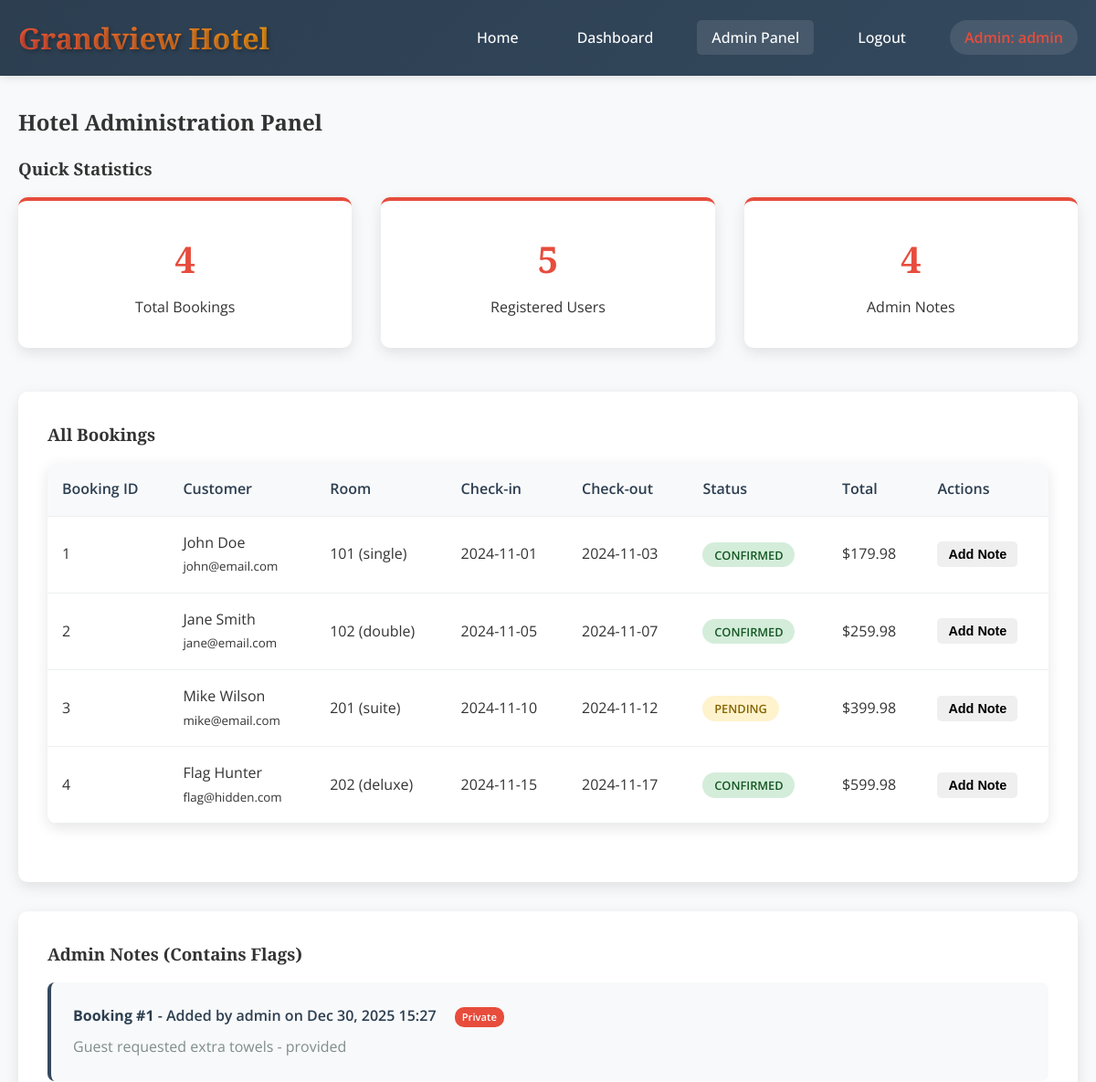
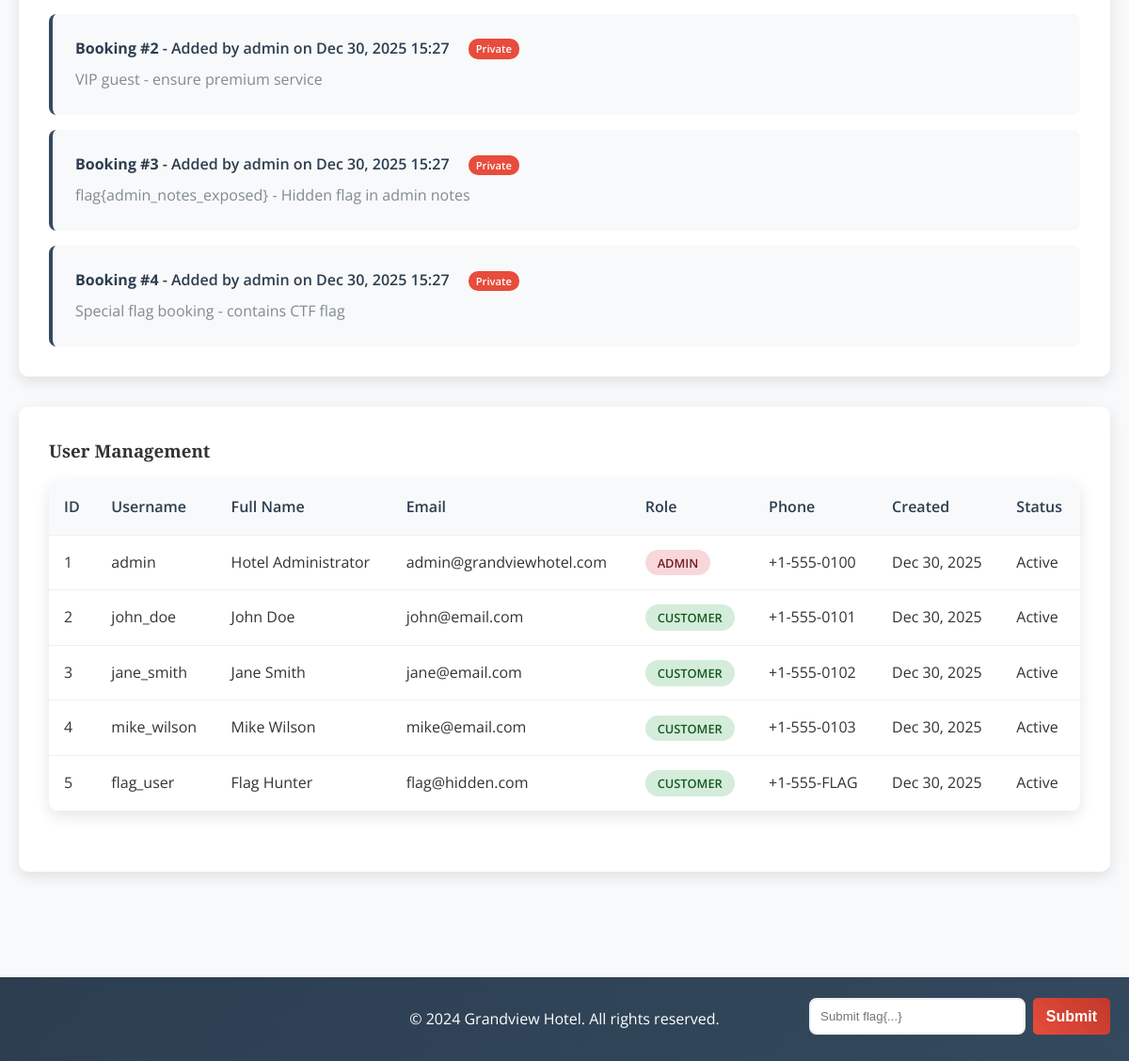
/admin.php (signed in), run on the app's committed database (2 pictures, top to bottom).
### tables this page shows
CREATE TABLE bookings (
    id INT AUTO_INCREMENT PRIMARY KEY,
    user_id INT NOT NULL,
    room_id INT NOT NULL,
    check_in DATE NOT NULL,
    check_out DATE NOT NULL,
    guests INT DEFAULT 1,
    total_price DECIMAL(10,2) NOT NULL,
    booking_status ENUM('pending', 'confirmed', 'cancelled', 'completed') DEFAULT 'pending',
    special_requests TEXT,
    created_at TIMESTAMP DEFAULT CURRENT_TIMESTAMP,
    FOREIGN KEY (user_id) REFERENCES users(id),
    FOREIGN KEY (room_id) REFERENCES rooms(id)
);

CREATE TABLE users (
    id INT AUTO_INCREMENT PRIMARY KEY,
    username VARCHAR(50) NOT NULL UNIQUE,
    password VARCHAR(255) NOT NULL,
    email VARCHAR(100) NOT NULL,
    role ENUM('admin', 'customer') DEFAULT 'customer',
    full_name VARCHAR(100) NOT NULL,
    phone VARCHAR(20),
    created_at TIMESTAMP DEFAULT CURRENT_TIMESTAMP,
    is_active BOOLEAN DEFAULT TRUE
);

CREATE TABLE rooms (
    id INT AUTO_INCREMENT PRIMARY KEY,
    room_number VARCHAR(10) NOT NULL UNIQUE,
    room_type ENUM('single', 'double', 'suite', 'deluxe') NOT NULL,
    price DECIMAL(10,2) NOT NULL,
    description TEXT,
    amenities TEXT,
    max_occupancy INT DEFAULT 2,
    is_available BOOLEAN DEFAULT TRUE,
    image_url VARCHAR(255)
);

CREATE TABLE admin_notes (
    id INT AUTO_INCREMENT PRIMARY KEY,
    booking_id INT NOT NULL,
    admin_id INT NOT NULL,
    note_content TEXT NOT NULL,
    is_private BOOLEAN DEFAULT TRUE,
    created_at TIMESTAMP DEFAULT CURRENT_TIMESTAMP,
    FOREIGN KEY (booking_id) REFERENCES bookings(id),
    FOREIGN KEY (admin_id) REFERENCES users(id)
);

### admin.php (the view, shortened to what this page needs)
<?php
$pdo = getDBConnection();
$bookings_query = "SELECT b.*, r.room_number, r.room_type, u.username, u.full_name, u.email
                   FROM bookings b
                   JOIN rooms r ON b.room_id = r.id
                   JOIN users u ON b.user_id = u.id
                   ORDER BY b.created_at DESC";
$stmt = $pdo->prepare($bookings_query);
$stmt->execute();
$all_bookings = $stmt->fetchAll(PDO::FETCH_ASSOC);
$notes_query = "SELECT an.*, b.id as booking_id, u.username as admin_username
                FROM admin_notes an
                JOIN bookings b ON an.booking_id = b.id
                JOIN users u ON an.admin_id = u.id
                ORDER BY an.created_at DESC";
$notes_stmt = $pdo->prepare($notes_query);
$notes_stmt->execute();
$admin_notes = $notes_stmt->fetchAll(PDO::FETCH_ASSOC);
$users_query = "SELECT * FROM users ORDER BY created_at DESC";
$users_stmt = $pdo->prepare($users_query);
$users_stmt->execute();
$all_users = $users_stmt->fetchAll(PDO::FETCH_ASSOC);
?>
<!DOCTYPE html>
<html lang="en">
<head>
    <link rel="stylesheet" href="css/style.css">
</head>
<body>
    <header class="header">
        <nav class="navbar">
            <div class="nav-container">
                <div class="nav-logo">
                    <h1><a href="index.php"><?php echo SITE_NAME; ?></a></h1>
                </div>
                <ul class="nav-menu">
                    <li><a href="index.php" class="nav-link">Home</a></li>
                    <li><a href="dashboard.php" class="nav-link">Dashboard</a></li>
                    <li><a href="admin.php" class="nav-link active">Admin Panel</a></li>
                    <li><a href="logout.php" class="nav-link">Logout</a></li>
                    <li><span class="user-greeting">Admin: <?php echo htmlspecialchars($_SESSION['username']); ?></span></li>
                </ul>
            </div>
        </nav>
    </header>
    <main class="main-content">
        <div class="container">
            <h2>Hotel Administration Panel</h2>
            <div class="admin-stats">
                <h3>Quick Statistics</h3>
                <div class="stats-grid">
                    <div class="stat-item">
                        <h4><?php echo count($all_bookings); ?></h4>
                        <p>Total Bookings</p>
                    </div>
                    <div class="stat-item">
                        <h4><?php echo count($all_users); ?></h4>
                        <p>Registered Users</p>
                    </div>
                    <div class="stat-item">
                        <h4><?php echo count($admin_notes); ?></h4>
                        <p>Admin Notes</p>
                    </div>
                </div>
            </div>
            <div class="bookings-management">
                <h3>All Bookings</h3>
                <div class="table-container">
                    <table class="admin-table">
                        <thead>
                            <tr>
                                <th>Booking ID</th>
                                <th>Customer</th>
                                <th>Room</th>
                                <th>Check-in</th>
                                <th>Check-out</th>
                                <th>Status</th>
                                <th>Total</th>
                                <th>Actions</th>
                            </tr>
                        </thead>
                        <tbody>
                            <?php foreach ($all_bookings as $booking): ?>
                                <tr>
                                    <td><?php echo $booking['id']; ?></td>
                                    <td>
                                        <?php echo htmlspecialchars($booking['full_name']); ?><br>
                                        <small><?php echo htmlspecialchars($booking['email']); ?></small>
                                    </td>
                                    <td><?php echo htmlspecialchars($booking['room_number']); ?> (<?php echo $booking['room_type']; ?>)</td>
                                    <td><?php echo $booking['check_in']; ?></td>
                                    <td><?php echo $booking['check_out']; ?></td>
                                    <td><span class="status status-<?php echo $booking['booking_status']; ?>"><?php echo ucfirst($booking['booking_status']); ?></span></td>
                                    <td>$<?php echo number_format($booking['total_price'], 2); ?></td>
                                    <td>
                                        <button onclick="showNoteForm(<?php echo $booking['id']; ?>)" class="btn btn-sm">Add Note</button>
                                    </td>
                                </tr>
                            <?php endforeach; ?>
                        </tbody>
                    </table>
                </div>
            </div>
            <div class="admin-notes-section">
                <h3>Admin Notes (Contains Flags)</h3>
                <div class="notes-container">
                    <?php foreach ($admin_notes as $note): ?>
                        <div class="note-item">
                            <div class="note-header">
                                <strong>Booking #<?php echo $note['booking_id']; ?></strong> -
                                Added by <?php echo htmlspecialchars($note['admin_username']); ?>
                                on <?php echo date('M j, Y H:i', strtotime($note['created_at'])); ?>
                                <?php if ($note['is_private']): ?>
                                    <span class="private-badge">Private</span>
                                <?php endif; ?>
                            </div>
                            <div class="note-content">
                                <?php echo htmlspecialchars($note['note_content']); ?>
                            </div>
                        </div>
                    <?php endforeach; ?>
                </div>
            </div>
            <div class="users-management">
                <h3>User Management</h3>
                <div class="table-container">
                    <table class="admin-table">
                        <thead>
                            <tr>
                                <th>ID</th>
                                <th>Username</th>
                                <th>Full Name</th>
                                <th>Email</th>
                                <th>Role</th>
                                <th>Phone</th>
                                <th>Created</th>
                                <th>Status</th>
                            </tr>
                        </thead>
                        <tbody>
                            <?php foreach ($all_users as $user): ?>
                                <tr>
                                    <td><?php echo $user['id']; ?></td>
                                    <td><?php echo htmlspecialchars($user['username']); ?></td>
                                    <td><?php echo htmlspecialchars($user['full_name']); ?></td>
                                    <td><?php echo htmlspecialchars($user['email']); ?></td>
                                    <td><span class="role-badge role-<?php echo $user['role']; ?>"><?php echo ucfirst($user['role']); ?></span></td>
                                    <td><?php echo htmlspecialchars($user['phone']); ?></td>
                                    <td><?php echo date('M j, Y', strtotime($user['created_at'])); ?></td>
                                    <td><?php echo $user['is_active'] ? 'Active' : 'Inactive'; ?></td>
                                </tr>
                            <?php endforeach; ?>
                        </tbody>
                    </table>
                </div>
            </div>
        </div>
    </main>
    <footer class="footer">
        <div class="container">
            <p>&copy; 2024 <?php echo SITE_NAME; ?>. All rights reserved.</p>
        </div>
    </footer>
	<?php include 'flag_widget.php'; ?>
</body>
</html>

### flag_widget.php (shortened to what this page needs)
<div class="flag-widget">
	<form method="POST" action="flag_handler.php" class="flag-form">
		<input type="text" name="flag" placeholder="Submit flag{...}" class="flag-input" />
		<button type="submit" class="btn btn-primary btn-flag">Submit</button>
	</form>
</div>

### css/style.css (style rules this page uses)
* { margin: 0; padding: 0; box-sizing: border-box; }
body { font-family: 'Open Sans', sans-serif; line-height: 1.6; color: #333; background-color: #f8f9fa; }
h1, h2, h3, h4, h5, h6 { font-family: 'Playfair Display', serif; margin-bottom: 1rem; }
a { text-decoration: none; color: inherit; }
.container { max-width: 1200px; margin: 0 auto; padding: 0 20px; }
.header { background: linear-gradient(135deg, #2c3e50 0%, #34495e 100%); color: white; padding: 1rem 0; box-shadow: 0 2px 10px rgba(0,0,0,0.1); position: sticky; top: 0; z-index: 1000; }
.navbar { width: 100%; }
.nav-container { display: flex; justify-content: space-between; align-items: center; max-width: 1200px; margin: 0 auto; padding: 0 20px; }
.nav-logo h1 { font-size: 2rem; font-weight: 700; margin: 0; background: linear-gradient(45deg, #e74c3c, #f39c12); background-clip: text; -webkit-background-clip: text; -webkit-text-fill-color: transparent; text-shadow: 2px 2px 4px rgba(0,0,0,0.3); }
.nav-logo h1 a { color: inherit; }
.nav-menu { display: flex; list-style: none; align-items: center; gap: 2rem; }
.nav-link { color: white; font-weight: 500; padding: 0.5rem 1rem; border-radius: 5px; transition: all 0.3s ease; }
.nav-link:hover, .nav-link.active { background-color: rgba(255,255,255,0.1); transform: translateY(-2px); }
.user-greeting { color: #e74c3c; font-weight: 600; padding: 0.5rem 1rem; background: rgba(255,255,255,0.1); border-radius: 20px; }
.btn { display: inline-block; padding: 12px 24px; border: none; border-radius: 5px; font-size: 1rem; font-weight: 600; text-align: center; cursor: pointer; transition: all 0.3s ease; text-decoration: none; }
.btn-primary { background: linear-gradient(45deg, #e74c3c, #c0392b); color: white; }
.btn-sm { padding: 6px 12px; font-size: 0.9rem; }
.main-content { min-height: calc(100vh - 200px); padding: 2rem 0; }
.status { padding: 0.3rem 0.8rem; border-radius: 20px; font-size: 0.8rem; font-weight: 600; text-transform: uppercase; }
.status-pending { background: #fff3cd; color: #856404; }
.status-confirmed { background: #d4edda; color: #155724; }
.admin-stats { margin-bottom: 3rem; }
.stats-grid { display: grid; grid-template-columns: repeat(auto-fit, minmax(200px, 1fr)); gap: 2rem; }
.stat-item { background: white; padding: 2rem; border-radius: 10px; text-align: center; box-shadow: 0 5px 15px rgba(0,0,0,0.1); border-top: 4px solid #e74c3c; }
.stat-item h4 { font-size: 2.5rem; color: #e74c3c; margin-bottom: 0.5rem; }
.table-container { background: white; border-radius: 10px; overflow: hidden; box-shadow: 0 5px 15px rgba(0,0,0,0.1); margin-bottom: 2rem; }
.admin-table { width: 100%; border-collapse: collapse; }
.admin-table th, .admin-table td { padding: 1rem; text-align: left; border-bottom: 1px solid #ecf0f1; }
.admin-table th { background: #f8f9fa; font-weight: 600; color: #2c3e50; }
.role-badge { padding: 0.3rem 0.8rem; border-radius: 20px; font-size: 0.8rem; font-weight: 600; text-transform: uppercase; }
.role-admin { background: #f8d7da; color: #721c24; }
.role-customer { background: #d4edda; color: #155724; }
.admin-notes-section, .users-management, .bookings-management { background: white; padding: 2rem; border-radius: 10px; margin-bottom: 2rem; box-shadow: 0 5px 15px rgba(0,0,0,0.1); }
.notes-container { display: grid; gap: 1rem; }
.note-item { background: #f8f9fa; padding: 1.5rem; border-radius: 8px; border-left: 4px solid #34495e; }
.note-header { font-weight: 600; margin-bottom: 0.5rem; color: #2c3e50; }
.private-badge { background: #e74c3c; color: white; padding: 0.2rem 0.5rem; border-radius: 10px; font-size: 0.7rem; margin-left: 1rem; }
.note-content { color: #7f8c8d; line-height: 1.6; }
.footer { background: linear-gradient(135deg, #2c3e50 0%, #34495e 100%); color: white; text-align: center; padding: 2rem 0; margin-top: 3rem; }

### flag_widget.php (style rules this page uses)
.flag-widget { position: fixed; right: 20px; bottom: 20px; width: 320px; z-index: 9999; }
.flag-form { display: flex; gap: 8px; margin-bottom: 8px; }
.flag-input { flex: 1; padding: 10px; border: 2px solid #ecf0f1; border-radius: 8px; }
.btn-flag { padding: 10px 14px; }

### data on the page
bookings: id "1", user.full_name "John Doe", user.email "john@email.com", room.room_number "101", room.room_type "single", check_in "2024-11-01", check_out "2024-11-03", booking_status "CONFIRMED", total_price "179.98"
bookings: id "2", user.full_name "Jane Smith", user.email "jane@email.com", room.room_number "102", room.room_type "double", check_in "2024-11-05", check_out "2024-11-07", booking_status "CONFIRMED", total_price "259.98"
bookings: id "3", user.full_name "Mike Wilson", user.email "mike@email.com", room.room_number "201", room.room_type "suite", check_in "2024-11-10", check_out "2024-11-12", booking_status "PENDING", total_price "399.98"
bookings: id "4", user.full_name "Flag Hunter", user.email "flag@hidden.com", room.room_number "202", room.room_type "deluxe", check_in "2024-11-15", check_out "2024-11-17", booking_status "CONFIRMED", total_price "599.98"
admin_notes: booking "1", admin.username "admin", created_at "Dec 30, 2025 15:27", is_private "Private", note_content "Guest requested extra towels - provided"
admin_notes: booking "2", admin.username "admin", created_at "Dec 30, 2025 15:27", is_private "Private", note_content "VIP guest - ensure premium service"
admin_notes: booking "3", admin.username "admin", created_at "Dec 30, 2025 15:27", is_private "Private", note_content "flag{admin_notes_exposed} - Hidden flag in admin notes"
admin_notes: booking "4", admin.username "admin", created_at "Dec 30, 2025 15:27", is_private "Private", note_content "Special flag booking - contains CTF flag"
users: id "1", username "admin", full_name "Hotel Administrator", email "admin@grandviewhotel.com", role "ADMIN", phone "+1-555-0100", created_at "Dec 30, 2025", is_active "Active"
users: id "2", username "john_doe", full_name "John Doe", email "john@email.com", role "CUSTOMER", phone "+1-555-0101", created_at "Dec 30, 2025", is_active "Active"
users: id "3", username "jane_smith", full_name "Jane Smith", email "jane@email.com", role "CUSTOMER", phone "+1-555-0102", created_at "Dec 30, 2025", is_active "Active"
users: id "4", username "mike_wilson", full_name "Mike Wilson", email "mike@email.com", role "CUSTOMER", phone "+1-555-0103", created_at "Dec 30, 2025", is_active "Active"
users: id "5", username "flag_user", full_name "Flag Hunter", email "flag@hidden.com", role "CUSTOMER", phone "+1-555-FLAG", created_at "Dec 30, 2025", is_active "Active"

### other printed values
SITE_NAME "Grandview Hotel"
$_SESSION['username'] "admin"
count($all_bookings) "4"
count($all_users) "5"
count($admin_notes) "4"
